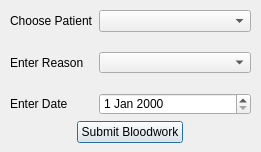
<?xml version="1.0" encoding="UTF-8"?>
<ui version="4.0">
 <class>CreateBloodwork</class>
 <widget class="QDialog" name="CreateBloodwork">
  <property name="geometry">
   <rect>
    <x>0</x>
    <y>0</y>
    <width>261</width>
    <height>152</height>
   </rect>
  </property>
  <property name="windowTitle">
   <string>Book Bloodwork</string>
  </property>
  <widget class="QWidget" name="verticalLayoutWidget">
   <property name="geometry">
    <rect>
     <x>10</x>
     <y>10</y>
     <width>241</width>
     <height>133</height>
    </rect>
   </property>
   <layout class="QVBoxLayout" name="verticalLayout">
    <item>
     <layout class="QFormLayout" name="formLayout">
      <property name="verticalSpacing">
       <number>20</number>
      </property>
      <item row="0" column="0">
       <widget class="QLabel" name="label">
        <property name="layoutDirection">
         <enum>Qt::LeftToRight</enum>
        </property>
        <property name="text">
         <string>Choose Patient</string>
        </property>
       </widget>
      </item>
      <item row="1" column="0">
       <widget class="QLabel" name="label_2">
        <property name="text">
         <string>Enter Reason</string>
        </property>
       </widget>
      </item>
      <item row="1" column="1">
       <widget class="QComboBox" name="bloodworkTypeComboBox">
        <property name="editable">
         <bool>false</bool>
        </property>
       </widget>
      </item>
      <item row="2" column="0">
       <widget class="QLabel" name="label_5">
        <property name="text">
         <string>Enter Date</string>
        </property>
       </widget>
      </item>
      <item row="2" column="1">
       <widget class="QDateEdit" name="bloodoworkDateEdit"/>
      </item>
      <item row="0" column="1">
       <widget class="QComboBox" name="patientComboBox">
        <property name="editable">
         <bool>false</bool>
        </property>
       </widget>
      </item>
     </layout>
    </item>
    <item alignment="Qt::AlignHCenter">
     <widget class="QPushButton" name="submitBloodworkButton">
      <property name="text">
       <string>Submit Bloodwork</string>
      </property>
     </widget>
    </item>
   </layout>
  </widget>
 </widget>
 <resources/>
 <connections/>
</ui>
